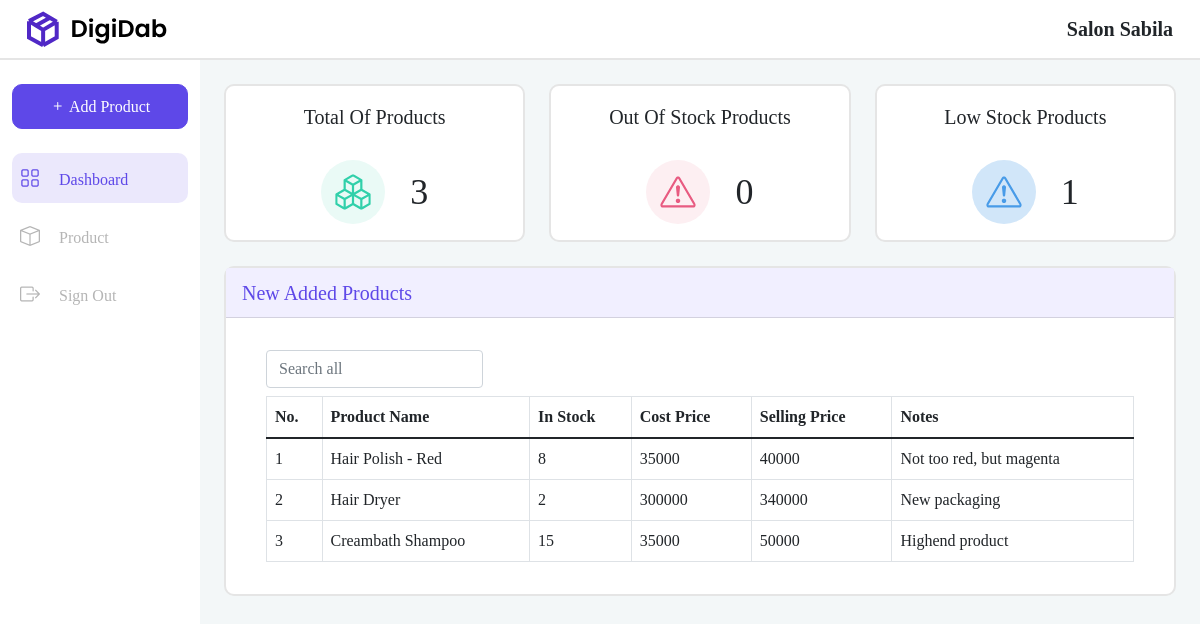
The app's page /user/dashboard.php (signed in) with its own data.
### tables this page shows
CREATE TABLE `tb_product` (
  `id_product` int(11) NOT NULL,
  `id_user` int(11) NOT NULL,
  `name_product` varchar(255) DEFAULT NULL,
  `stock_product` int(11) DEFAULT NULL,
  `cost_price` int(11) DEFAULT NULL,
  `selling_price` int(11) DEFAULT NULL,
  `notes_product` text DEFAULT NULL
);

### user/dashboard.php (the view, shortened to what this page needs)
<?php
include("../resources/connection.php");
$id_user = $_SESSION['user']['id_user'];
?>
<!doctype html>
<html lang="en">
<head>
    <link rel="stylesheet" href="../assets/css/dashboard-style.css">
    <link href="https://cdn.jsdelivr.net/npm/bootstrap@5.1.3/dist/css/bootstrap.min.css" rel="stylesheet">
    <link rel="stylesheet" href="https://cdn.jsdelivr.net/npm/bootstrap-icons@1.8.1/font/bootstrap-icons.css">
</head>
<body>
    <nav class="container-fluid">
        <div class="nav-cont d-flex align-items-center justify-content-between">
            <img src="../assets/img/Dashboard-logo.svg" style="margin-left: 15px;">
            <div class="company-name" style="margin-right: 15px;">
                <?php echo $_SESSION['user']['company_user']; ?>
            </div>
        </div>
    </nav>
    <div class="d-flex">
        <div class="sidebar col-2 pt-4">
            <div class="wrapper">
                <div class="button mb-4">
                    <button class="add btn btn-primary w-100" data-bs-toggle="modal" data-bs-target="#addModal" style="border-radius: 10px; height: 45px; background-color: #5E48E8; border-color: #5E48E8;">
                        <i class="bi bi-plus"></i>
                        Add Product
                    </button>
                </div>
                <div class="link">
                    <div class="active d-flex align-items-center p-2 mb-2">
                        <ul class="navbar-nav">
                            <li class="nav-item d-flex align-items-center">
                                <a href="dashboard.php" class="nav-link" style="color: #5e48e8;">
                                    <i class="bi bi-grid" style="font-size: 20px; margin-right: 15px;"></i>
                                    <span style="font-weight: 500;">Dashboard</span>
                                </a>
                            </li>
                        </ul>
                    </div>
                    <div class="n-active d-flex align-items-center p-2 mb-2">
                        <ul class="navbar-nav" style="color: #B5B5B5;">
                            <li class="nav-item d-flex align-items-center">
                                <a href="product.php" class="nav-links">
                                    <i class="bi bi-box" style="font-size: 20px; margin-right: 15px;"></i>
                                    <span style="font-weight: 500;">Product</span>
                                </a>
                            </li>
                        </ul>
                    </div>
                    <div class="n-active d-flex align-items-center p-2">
                        <ul class="navbar-nav" style="color: #B5B5B5;">
                            <li class="nav-item d-flex align-items-center">
                                <a href="../resources/sign-out-process.php" class="nav-links" onclick="return confirm('Anda Yakin Akan Logout?')">
                                    <i class="bi bi-box-arrow-right" style="font-size: 20px; margin-right: 15px;"></i>
                                    <span style="font-weight: 500;">Sign Out</span>
                                </a>
                            </li>
                        </ul>
                    </div>
                </div>
            </div>
        </div>
        <div class="content col-10 vh-100">
            <div class="container p-4">
                <div class="row mb-4">
                    <div class="col-lg-4">
                        <div class="card" style="border: 2px solid #E5E5E5; border-radius: 10px;">
                            <div class="card-body">
                                <div class="c-tittle text-center mb-2">
                                    Total Of Products
                                </div>
                                <div class="c-value d-flex justify-content-center align-items-center">
                                    <img src="../assets/img/total-product-icon.svg" alt="" width="64">
                                    <div class="c-value-text">
                                        <?php
                                        $query = mysqli_query($conn, "SELECT * FROM tb_product WHERE id_user = $id_user");
                                        $total = mysqli_num_rows($query);
                                        echo $total;
                                        ?>
                                    </div>
                                </div>
                            </div>
                        </div>
                    </div>
                    <div class="col-lg-4">
                        <div class="card" style="border: 2px solid #E5E5E5; border-radius: 10px;">
                            <div class="card-body">
                                <div class="c-tittle text-center mb-2">
                                    Out Of Stock Products
                                </div>
                                <div class="c-value d-flex justify-content-center align-items-center">
                                    <img src="../assets/img/out-stock-icon.svg" alt="" width="64">
                                    <div class="c-value-text">
                                        <?php
                                        $query = mysqli_query($conn, "SELECT * FROM tb_product WHERE id_user = $id_user AND stock_product = 0");
                                        $total = mysqli_num_rows($query);
                                        echo $total;
                                        ?>
                                    </div>
                                </div>
                            </div>
                        </div>
                    </div>
                    <div class="col-lg-4">
                        <div class="card" style="border: 2px solid #E5E5E5; border-radius: 10px;">
                            <div class="card-body">
                                <div class="c-tittle text-center mb-2">
                                    Low Stock Products
                                </div>
                                <div class="c-value d-flex justify-content-center align-items-center">
                                    <img src="../assets/img/low-stock-icon.svg" alt="" width="64">
                                    <div class="c-value-text">
                                        <?php
                                        $query = mysqli_query($conn, "SELECT * FROM tb_product WHERE id_user = $id_user AND stock_product BETWEEN 1  AND 5");
                                        $total = mysqli_num_rows($query);
                                        echo $total;
                                        ?>
                                    </div>
                                </div>
                            </div>
                        </div>
                    </div>
                </div>
                <div class="row">
                    <div class="col">
                        <div class="card" style="border: 2px solid #E5E5E5; border-radius: 10px;">
                            <div class="card-header c-tittle mb-3 d-flex align-items-center" style="color: #5e48e8; background-color: #f1efff;">
                                New Added Products
                            </div>
                            <div class="card-body">
                                <div class="container">
                                    <input class="form-control w-25 mb-2" type="search" id="search_field_input" onkeyup="search_table()" placeholder="Search all">
                                    <table class="table table-bordered" id="table_id">
                                        <thead>
                                            <tr>
                                                <th scope="col">No.</th>
                                                <th scope="col">Product Name</th>
                                                <th scope="col">In Stock</th>
                                                <th scope="col">Cost Price</th>
                                                <th scope="col">Selling Price</th>
                                                <th scope="col">Notes </th>
                                            </tr>
                                        </thead>
                                        <tbody>
                                            <?php
                                            $no = 1;
                                            $show = mysqli_query($conn, "SELECT * FROM tb_product WHERE id_user = $id_user ORDER BY id_product DESC LIMIT 10");
                                            if (mysqli_num_rows($show) == 0) {
                                                echo '<tr><td colspan="6" class="text-center">No Product</td></tr>';
                                            } else {
                                                while ($data = mysqli_fetch_array($show)) {
                                            ?>
                                                    <tr>
                                                        <td><?= $no++ ?></td>
                                                        <td><?= $data['name_product'] ?></td>
                                                        <td><?= $data['stock_product'] ?></td>
                                                        <td><?= $data['cost_price'] ?></td>
                                                        <td><?= $data['selling_price'] ?></td>
                                                        <td><?= $data['notes_product'] ?></td>
                                                    </tr>
                                            <?php }
                                            } ?>
                                        </tbody>
                                    </table>
                                </div>
                            </div>
                        </div>
                    </div>
                </div>
            </div>
        </div>
    </div>
</body>
</html>

### assets/css/dashboard-style.css (style rules this page uses)
* { font-family: poppins; }
nav { height: 60px; border-bottom: 2px solid #e5e5e5; }
.nav-cont { height: 100%; }
.company-name { font-size: 20px; font-weight: 600; }
.wrapper { width: 88%; margin: 0 auto; }
.sidebar { top: 0; left: 0; }
.active { width: 100%; height: 50px; border-radius: 10px; background-color: #ebe8fc; }
.n-active { width: 100%; height: 50px; }
.nav-links { color: #b5b5b5; text-decoration: none; }
.content { width: auto; background-color: #f3f7f8; }
.c-tittle { font-weight: 500; font-size: 20px; width: 100%; height: 50px; }
.c-value-text { margin-left: 25px; font-weight: 500; font-size: 36px; }

### records on screen
tb_product: name_product "Hair Polish - Red", stock_product "8", cost_price "35000", selling_price "40000", notes_product "Not too red, but magenta"
tb_product: name_product "Hair Dryer", stock_product "2", cost_price "300000", selling_price "340000", notes_product "New packaging"
tb_product: name_product "Creambath Shampoo", stock_product "15", cost_price "35000", selling_price "50000", notes_product "Highend product"

### other values on screen
$_SESSION['user']['company_user'] "Salon Sabila"
$total "3"
$total "0"
$total "1"
